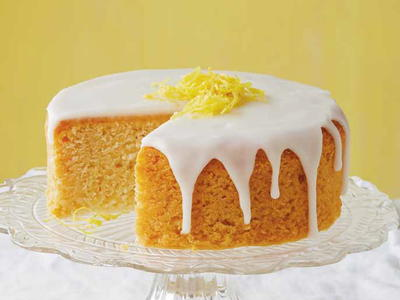
#> input picture glazed_lemon_cake.jpg, 400 x 300 px
$ python -i effects.py   (imports and definitions only)
#> lines starting #> are read from the running program, lines starting #| are printed output that depends on the picture
#> further down, picture is the input picture: PIL image 400x300 RGB; mean R, G, B 209.7, 185.9, 130.4
#encoding=utf-8

from PIL import Image
import math

#####################################
### Basic Image Edition Functions ###
#####################################

""" This file contains all the effects that apply one single visual change to the image.
    The objective is to make as much effects as possible by manipulationg pixels directly,
    avoiding as much as possible to use Pillow library of custom effects.
    Still, Pillow functions will be left commented for comparison purposes."""


def thumbnail(im):
    """Auxiliar function - creates 50x50 thumbnail with top and bottom transparent margins"""
    im = resize_wh(im,50,38)
#> in resize_wh, `im = im.resize(dimension, resample = Image.LANCZOS)`:
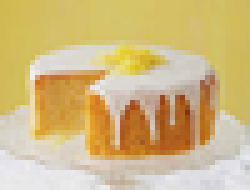
#> im: PIL image 50x38 RGB (shown 5 times larger); mean R, G, B 209.7, 185.9, 130.4
    im.convert("RGBA")
    new_im = Image.new("RGBA", (50,50))
#> new_im: PIL image 50x50 RGBA; every value is 0
    new_im.putalpha(0)
    width, height = new_im.size
#> width = 50; height = 50
    for x in range(width):
        for y in range(height):
            if y > 6 and y < 45:
                p = im.getpixel( (x,y-7) )
                new_im.putpixel( (x,y), (p[0], p[1], p[2]) )
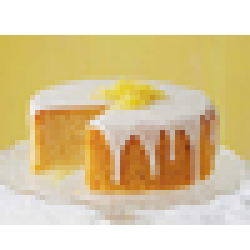
#> new_im: PIL image 50x50 RGBA (shown 5 times larger); mean R, G, B, A 159.4, 141.3, 99.1, 193.8; transparent parts drawn white
    return new_im


# [32 lines left out: function standard_format, not called in this run]


def resize_wh(im, width, height):
    """Auxiliar function - Resizes image to new width and height. Avoids calculating dimention in each effect"""
    dimension = ( int(width), int(height) )
    im = im.resize(dimension, resample = Image.LANCZOS)
    return im


# [399 lines left out: functions resize_nearest, crop, rotate, contrast, saturation, luminosity and 14 more, not called in this run]

>>> from PIL import Image
>>> picture = Image.open('glazed_lemon_cake.jpg')
>>> result = thumbnail(picture)
